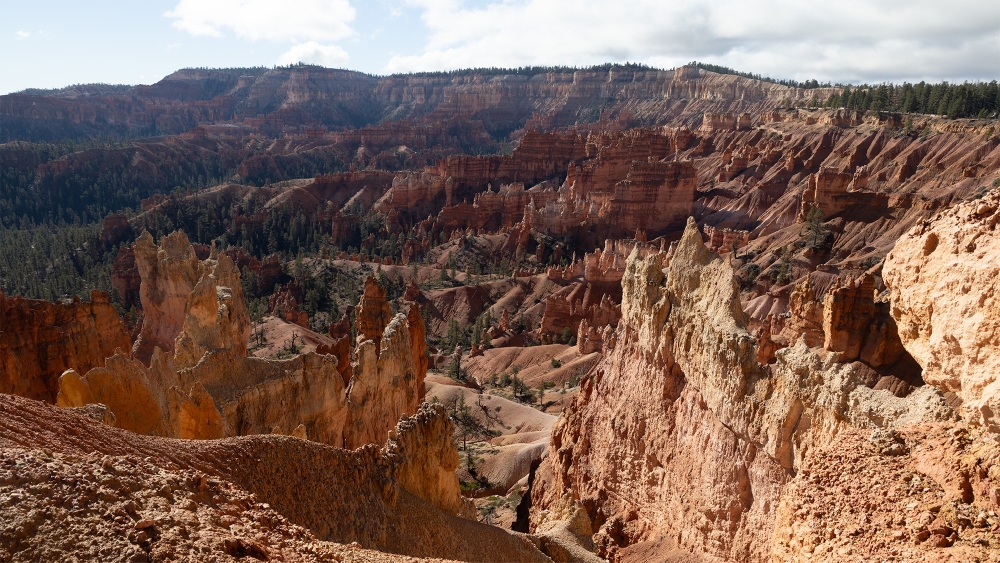
#> input picture comparisons/0265/_52_0265-original.jpg, 2000 x 1125 px (shown at 1/2 size)
$ python -i measure_all.py   (imports and definitions only)
#> lines starting #> are read from the running program, lines starting #| are printed output that depends on the picture
#!/usr/bin/env python3
"""
Unified measurement and visual proof script for adb-mcp Photoshop workflows.
Combines dynamic WB binning, 3x3 visual weight mapping, crop grid preview,
and before/after regional diff + visual proof overlays in one execution.

Usage:
  1. Baseline / WB + 3x3 Composition Check:
     python measure_all.py baseline <render.png> [--crop x0,y0,x1,y1]

  2. Post-Pass Verification (Diff + Visual Overlays):
     python measure_all.py diff <before.png> <after.png> [--hero x0,y0,x1,y1] [--out-dir ./measure]

  Optional --mask <alpha.png> (both commands): subject alpha (white = subject, any size, resampled to
  the render). Adds subject vs background vs edge-ring statistics. A Photoshop select_subject export is a
  PROXY for the Camera Raw mask - use it only after the mask passed the quality gate (WORKFLOW.md step 4).
  --ring N sets the edge-ring half-width in px (default 6, at the render's size).
"""

import argparse
import os
import numpy as np
from PIL import Image, ImageDraw
from scipy import ndimage as ndi
from skimage import color, filters


def load_rgb(path):
    """Float RGB in [0,1] at the file's native bit depth (16-bit PNGs keep full precision).
    PIL's convert("RGB") truncates 16-bit renders to 8-bit, which costs shadow precision
    (deep-shadow b* bins, L* p1) — so read with OpenCV when available."""
    try:
        import cv2
        raw = cv2.imread(path, cv2.IMREAD_UNCHANGED)
#> raw is the input picture: shape (1125, 2000, 3); mean B, G, R 88.7, 100.8, 126.6
    except ImportError:
        raw = None
    if raw is None:  # no OpenCV or unreadable by it -> PIL (8-bit) fallback
        return np.asarray(Image.open(path).convert("RGB"), dtype=np.float32) / 255.0
    scale = 65535.0 if raw.dtype == np.uint16 else 255.0
#> scale = 255
    if raw.ndim == 2:
        raw = np.dstack([raw] * 3)
    return raw[..., :3][..., ::-1].astype(np.float32) / scale  # BGR(A) -> RGB


def to_lab(arr):
    """Returns (8-bit PIL image for overlays, float RGB, Lab)."""
    img = Image.fromarray(np.clip(arr * 255.0 + 0.5, 0, 255).astype(np.uint8))
    return img, arr, color.rgb2lab(arr)


def load_lab(path):
    return to_lab(load_rgb(path))


def local_detail(L):
    gx = filters.sobel_h(L)
    gy = filters.sobel_v(L)
    return np.hypot(gx, gy)


# [76 lines left out: functions load_mask, mask_regions, run_subject_report, run_subject_diff, not called in this run]


def run_baseline(render_path, crop_box=None, out_dir=".", mask_path=None, ring=6):
    os.makedirs(out_dir, exist_ok=True)
    img, _, lab = load_lab(render_path)
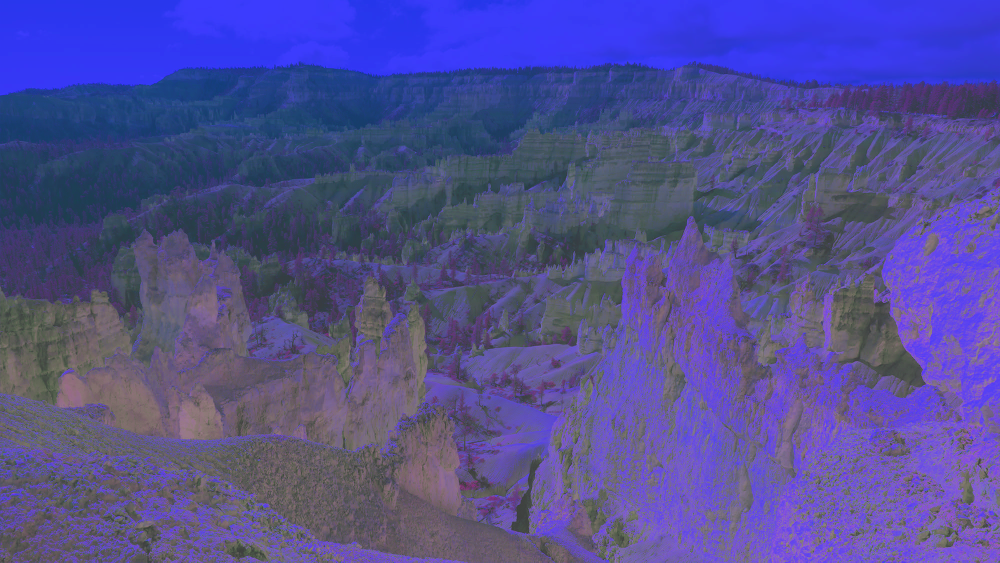
#> lab: shape (1125, 2000, 3) float32 (shown at 1/2 size); mean of channels 0, 1, 2 43.8, 10, 11.4; drawn with min black and max white
    L, a, b = lab[..., 0], lab[..., 1], lab[..., 2]
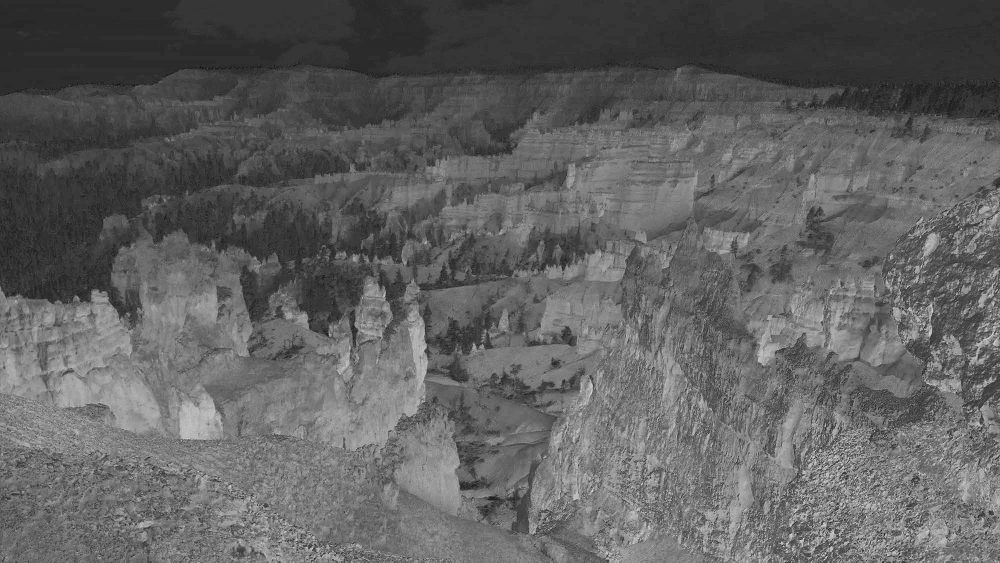
#> a: shape (1125, 2000) float32 (shown at 1/2 size); min -12.86, max 47.12, mean 10; drawn with min black and max white
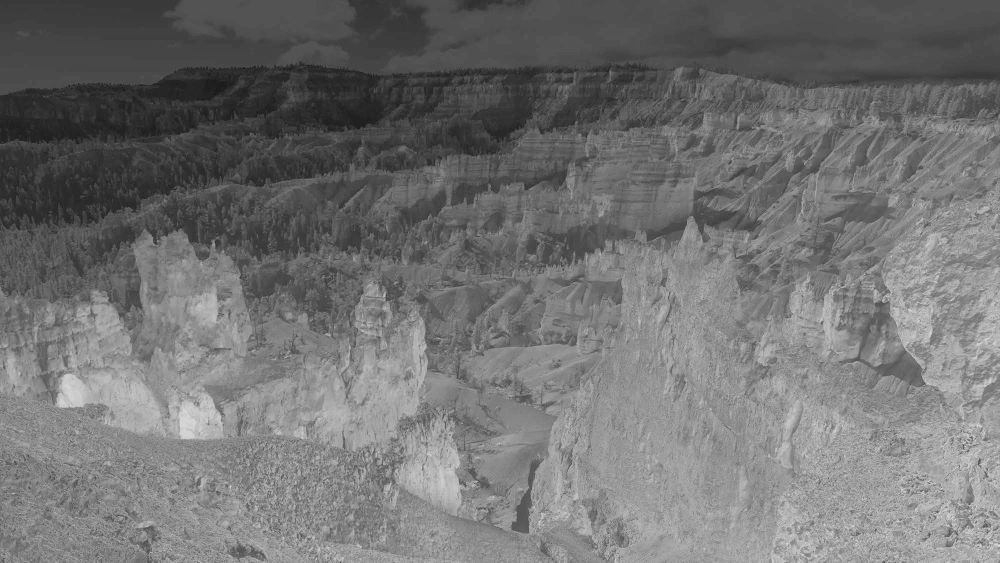
#> b: shape (1125, 2000) float32 (shown at 1/2 size); min -30.98, max 63.28, mean 11.4; drawn with min black and max white
    C = np.hypot(a, b)
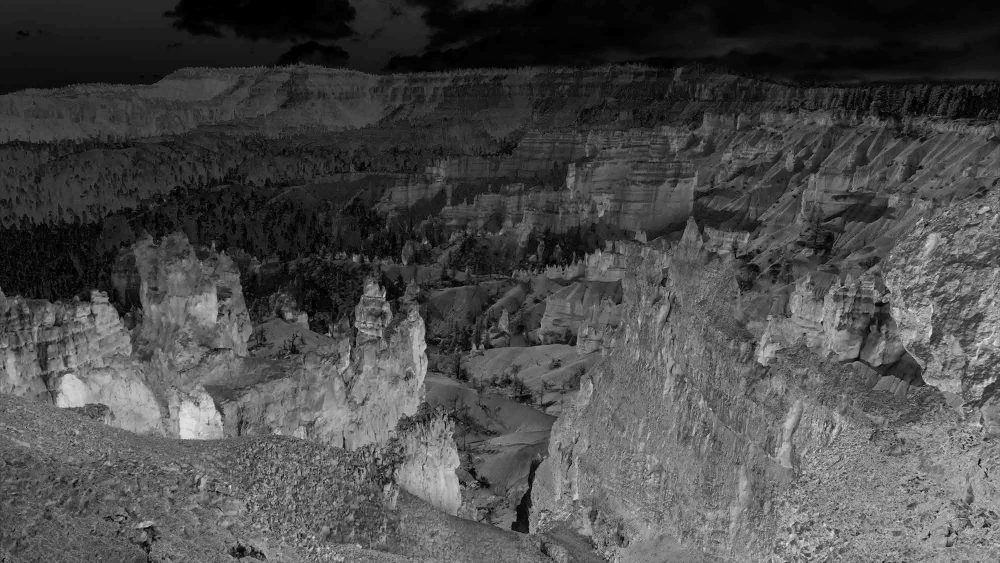
#> C: shape (1125, 2000) float32 (shown at 1/2 size); min 0, max 65.39, mean 19.1; drawn with min black and max white
    hue = (np.degrees(np.arctan2(b, a)) + 360.0) % 360.0
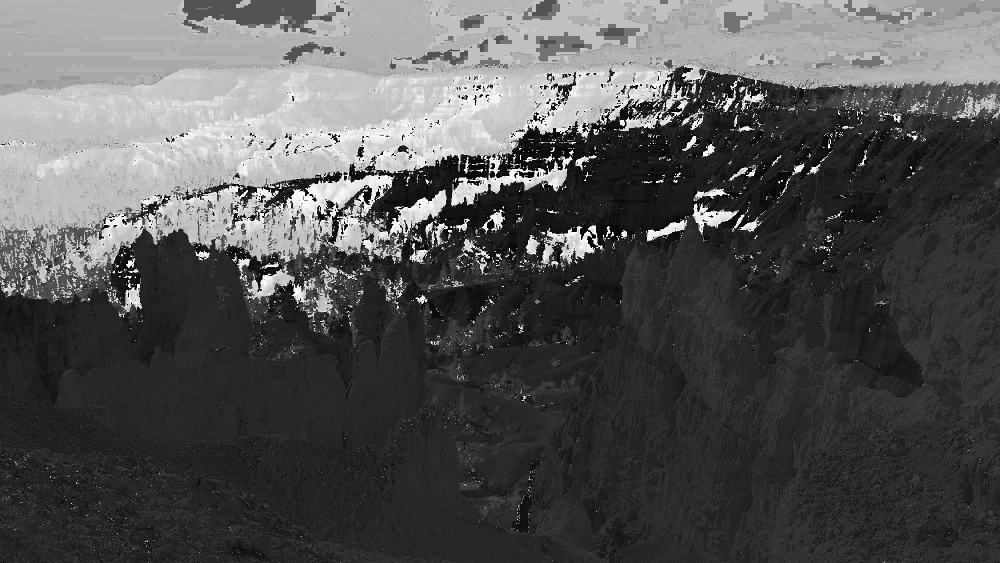
#> hue: shape (1125, 2000) float32 (shown at 1/2 size); min 0, max 360, mean 119; drawn with min black and max white
    det = local_detail(L)
#> in local_detail, `gy = filters.sobel_v(L)`:
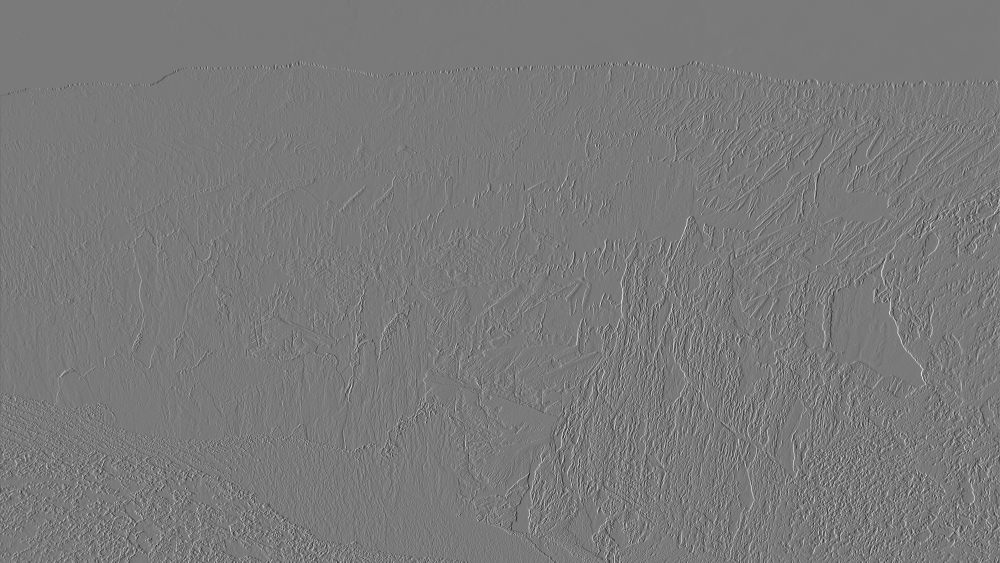
#> gy: shape (1125, 2000) float32 (shown at 1/2 size); min -89.49, max 97.46, mean 0; drawn with min black and max white
#> in local_detail, `return np.hypot(gx, gy)`:
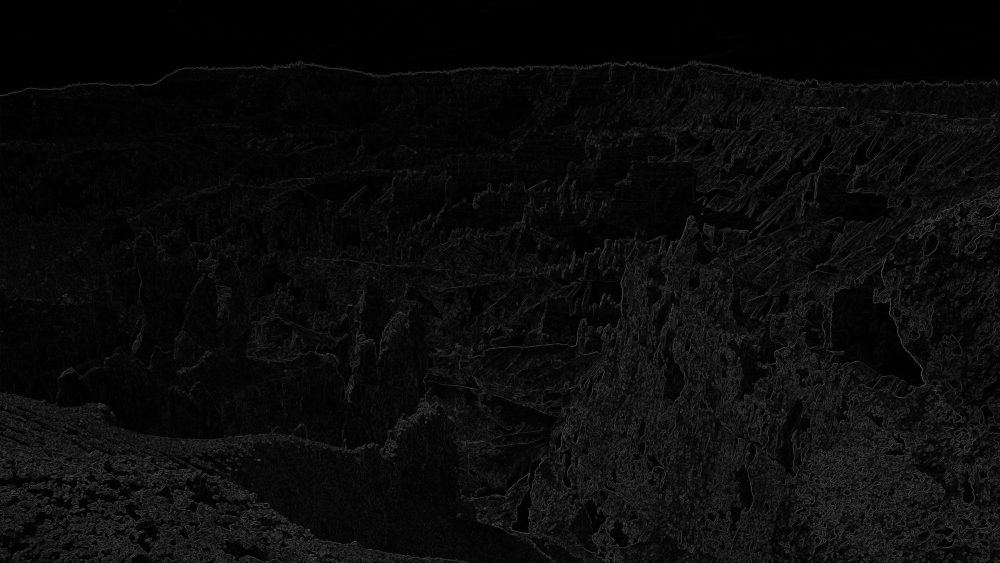
#> returned value: shape (1125, 2000) float32 (shown at 1/2 size); min 0, max 100.9, mean 11.2

    print("=== 1. WHITE BALANCE & CHROMATICITY CHECK ===")
    bins = [
        ("Highlights (L>=90)", (L >= 90) & (C < 12)),
        ("Bright Sky/Haze (80-90)", (L >= 80) & (L < 90) & (C < 15)),
        ("Upper Midtones (65-80)", (L >= 65) & (L < 80) & (C < 15)),
        ("Midtones (50-65)", (L >= 50) & (L < 65) & (C < 15)),
        ("Lower Midtones (35-50)", (L >= 35) & (L < 50) & (C < 15)),
        ("Shadows (20-35)", (L >= 20) & (L < 35) & (C < 15)),
        ("Deep Shadows (L<20)", (L < 20)),
        ("Warm Rock / Subject (hue 25-75, C>=15)", (hue >= 25) & (hue <= 75) & (C >= 15)),
        ("Foliage / Greens (hue 80-165, L>=18)", (hue >= 80) & (hue <= 165) & (L >= 18)),
    ]

    print(f"{'Band / Target':<38} {'Pixels':>8} {'L*':>6} {'a*':>7} {'b*':>7} {'C*':>6} {'Hue':>6}")
    print("-" * 82)
    for name, mask in bins:
        n = int(mask.sum())
        if n == 0:
            continue
        print(
            f"{name:<38} {n:>8,d} {np.median(L[mask]):>6.1f} "
            f"{np.median(a[mask]):>+7.2f} {np.median(b[mask]):>+7.2f} "
            f"{np.median(C[mask]):>6.1f} {np.median(hue[mask]):>5.1f}°"
        )
#> this loop made 9 passes
#> (name, n) on passes 1 to 9: ('Highlights (L>=90)', 238925), ('Bright Sky/Haze (80-90)', 51935), ('Upper Midtones (65-80)', 16161), ('Midtones (50-65)', 18134), ('Lower Midtones (35-50)', 101251), ('Shadows (20-35)', 225906), ('Deep Shadows (L<20)', 514521), ('Warm Rock / Subject (hue 25-75, C>=15)', 1160522), ('Foliage / Greens (hue 80-165, L>=18)', 123499)
#| Highlights (L>=90)                      238,925   95.0   -1.12   -2.03    2.3 249.1°
#| Bright Sky/Haze (80-90)                  51,935   86.3   -1.24   -2.55    3.7 249.1°
#| Upper Midtones (65-80)                   16,161   77.0   -1.31   -4.85    6.5 253.6°
#| Midtones (50-65)                         18,134   54.6   +5.69   +6.10   10.2  58.4°
#| Lower Midtones (35-50)                  101,251   39.9   +4.94   -2.98   10.4 275.7°
#| Shadows (20-35)                         225,906   26.8   +4.21   -1.60    9.9 259.4°
#| Deep Shadows (L<20)                     514,521   13.9  +11.22   +6.47   14.1  47.2°
#| Warm Rock / Subject (hue 25-75, C>=15) 1,160,522   34.6  +15.86  +22.07   27.3  53.6°
#> (further printed lines are left out)

    p1, p5, p50, p95, p99 = np.percentile(L, [1, 5, 50, 95, 99.9])
#> p1 = 4.18; p5 = 9.34; p50 = 34.05; p95 = 95.32; p99 = 99.65
    print(f"\nTonal Percentiles (L*): p1={p1:.1f}, p5={p5:.1f}, med={p50:.1f}, p95={p95:.1f}, p99.9={p99:.1f}")
#| Tonal Percentiles (L*): p1=4.2, p5=9.3, med=34.0, p95=95.3, p99.9=99.7

    print("\n=== 2. 3x3 RULE-OF-THIRDS VISUAL WEIGHT & DETAIL GRID ===")
    h, w = L.shape
#> h = 1125; w = 2000
    l_med = np.median(L)
#> l_med = 34.05
    weight_map = det * (C + 1.0) * np.abs(L - l_med)
    total_w = float(weight_map.sum()) + 1e-8
#> total_w = 1.28e+10

    row_names = ["Top", "Mid", "Bot"]
    col_names = ["Left", "Center", "Right"]
    print(f"{'Grid Cell':<14} {'Med L*':>7} {'Med C*':>7} {'Detail':>7} {'Weight %':>9}")
    print("-" * 48)
    for r in range(3):
        y0, y1 = int(r * h / 3), int((r + 1) * h / 3)
        for c in range(3):
            x0, x1 = int(c * w / 3), int((c + 1) * w / 3)
            cell_w = float(weight_map[y0:y1, x0:x1].sum()) / total_w * 100.0
            print(
                f"{row_names[r] + '-' + col_names[c]:<14} "
                f"{np.median(L[y0:y1, x0:x1]):>7.1f} "
                f"{np.median(C[y0:y1, x0:x1]):>7.1f} "
                f"{np.mean(det[y0:y1, x0:x1]):>7.2f} "
                f"{cell_w:>8.1f}%"
            )
#> this loop made 3 passes
#| Top-Left          38.7     9.4    2.94      0.8%
#| Top-Center        38.1     8.9    4.60      1.3%
#| Top-Right         56.4     7.1    7.99      3.8%
#| Mid-Left          20.1    12.7    7.41      2.6%
#| Mid-Center        24.4    16.8   11.22      6.6%
#| Mid-Right         40.7    23.4   14.27     17.9%
#| Bot-Left          25.7    27.1   16.36     14.4%
#| Bot-Center        33.3    28.1   14.76     15.7%
#| Bot-Right         66.3    32.3   20.90     36.9%

    if mask_path:
        run_subject_report(lab, det, load_mask(mask_path, L.shape), ring)

    if crop_box:
        cx0, cy0, cx1, cy1 = crop_box
        preview = img.copy()
        draw = ImageDraw.Draw(preview, "RGBA")
        # Dim cropped-out borders
        draw.rectangle([0, 0, w, cy0], fill=(0, 0, 0, 140))
        draw.rectangle([0, cy1, w, h], fill=(0, 0, 0, 140))
        draw.rectangle([0, cy0, cx0, cy1], fill=(0, 0, 0, 140))
        draw.rectangle([cx1, cy0, w, cy1], fill=(0, 0, 0, 140))
        # Crop outline & rule-of-thirds grid
        draw.rectangle([cx0, cy0, cx1, cy1], outline=(255, 220, 80, 255), width=4)
        cw, ch = cx1 - cx0, cy1 - cy0
        for i in (1, 2):
            draw.line([cx0 + cw * i / 3, cy0, cx0 + cw * i / 3, cy1], fill=(255, 255, 255, 180), width=2)
            draw.line([cx0, cy0 + ch * i / 3, cx1, cy0 + ch * i / 3], fill=(255, 255, 255, 180), width=2)
        out_crop = os.path.join(out_dir, "crop_preview.png")
        preview.save(out_crop)
        print(f"\nSaved crop grid preview: {out_crop}")


# [107 lines left out: function run_diff, not called in this run]


# [26 lines not run here, left out]

>>> result = run_baseline('../comparisons/0265/_52_0265-original.jpg')
